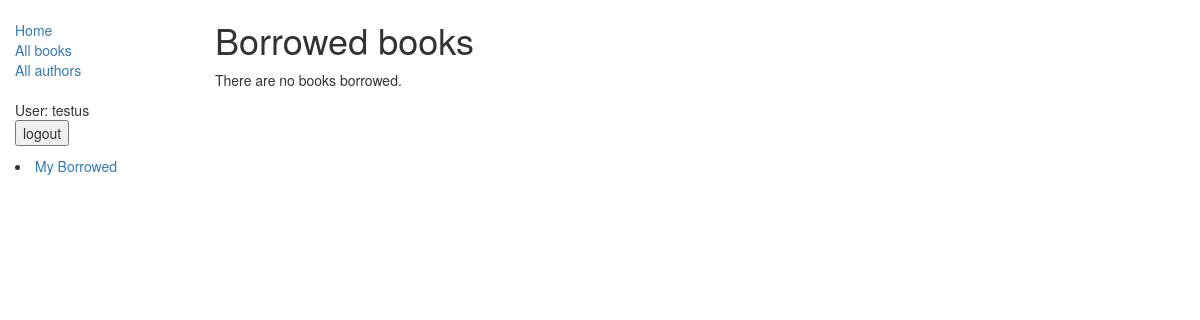
Page /catalog/mybooks/ (signed in) on the earlier database version.
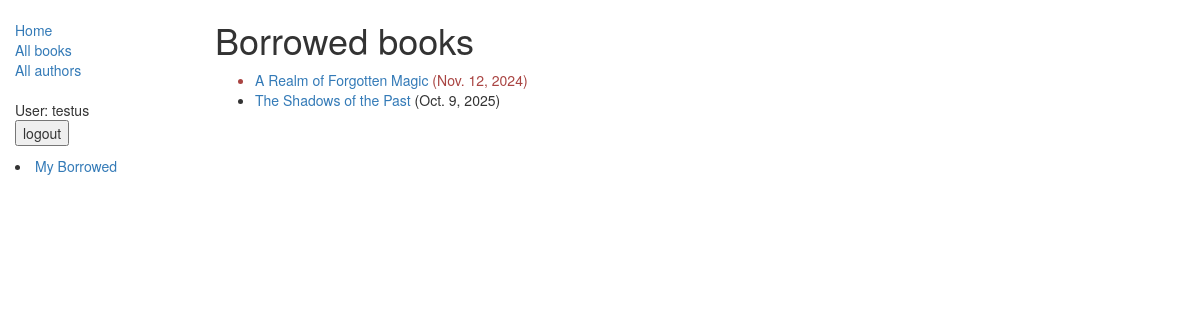
Same page on the later database version.
### catalog/models.py (models this page shows, shortened)
class BookInstance(models.Model):
    id = models.UUIDField(primary_key=True, default=uuid.uuid4,
                          help_text="Unique ID for this particular book across whole library")
    book = models.ForeignKey('Book', on_delete=models.SET_NULL, null=True)
    imprint = models.CharField(max_length=200)
    due_back = models.DateField(null=True, blank=True)
    borrower = models.ForeignKey(User, on_delete=models.SET_NULL, null=True, blank=True)
    LOAN_STATUS = (
        ('m', 'Maintenance'),
        ('o', 'On loan'),
        ('a', 'Available'),
        ('r', 'Reserved'),
    )
    status = models.CharField(max_length=1, choices=LOAN_STATUS, blank=True, default='m', help_text='Book availability')
    class Meta:
        ordering = ["due_back"]
        permissions = (("can_mark_returned", "set book as returned"),)
    @property
    def is_overdue(self):
        if self.due_back and date.today() > self.due_back:
            return True
        return False

class Book(models.Model):
    title = models.CharField(max_length=200)
    author = models.ForeignKey('Author', on_delete=models.SET_NULL, null=True)
    summary = models.TextField(max_length=1000, help_text="Enter a brief description of the book")
    isbn = models.CharField('ISBN', max_length=13,
                            help_text='13 Character <a href="https://www.isbn-international.org/content/what-isbn">ISBN number</a>')
    genre = models.ManyToManyField(Genre, help_text="Select a genre for this book")
    language = models.ForeignKey('Language', on_delete=models.SET_NULL, null=True)
    def display_genre(self):
        return ', '.join([genre.name for genre in self.genre.all()[:3]])
    display_genre.short_description = 'Genre'

### catalog/views.py (the view)
class LoanedBooksByUserListView(LoginRequiredMixin, generic.ListView):
    model = BookInstance
    template_name = 'catalog/bookinstance_list_borrowed_user.html'
    paginate_by = 2
    def get_queryset(self):
        return BookInstance.objects.filter(borrower=self.request.user).filter(status__exact='o').order_by('due_back')

### catalog/templates/catalog/bookinstance_list_borrowed_user.html
{% extends "base_generic.html" %}
{% block content %}
    <h1>Borrowed books</h1>
    {% if bookinstance_list %}
    <ul>
      {% for bookinst in bookinstance_list %}
      <li class="{% if bookinst.is_overdue %}text-danger{% endif %}">
        <a href="{% url 'book-detail' bookinst.book.pk %}">{{bookinst.book.title}}</a> ({{ bookinst.due_back }})
      </li>
      {% endfor %}
    </ul>
    {% else %}
      <p>There are no books borrowed.</p>
    {% endif %}
{% endblock %}

Differences in the rows shown:
now on this page (row edited): BookInstance: book "A Realm of Forgotten Magic", due_back "Nov. 12, 2024"
now on this page (row edited): BookInstance: book "The Shadows of the Past", due_back "Oct. 9, 2025"
Other differences:
text no longer shown: "There are no books borrowed."
